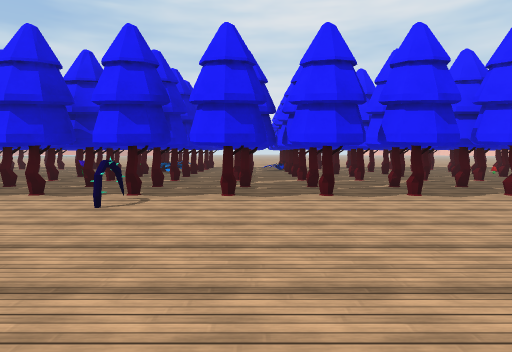
view 1 (above)

24 first-person views from a walk through a Unity game level. The camera is 1.4 m above the floor, tilts 4° down and sees 75° across. The floor is counted in squares, 2 m on a side. Each view is taken from the middle of a square. On the plan, view 1 faces up. The plan holds only what a view shows up to about 10 squares ahead; the rest is blank. The place goes on beyond the plan. Surface patterns are stand-ins for the level's own textures.

view 2
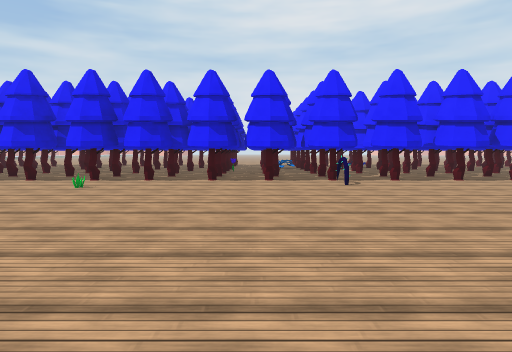

view 3
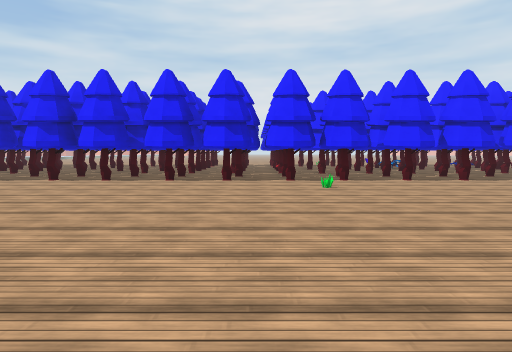

view 4
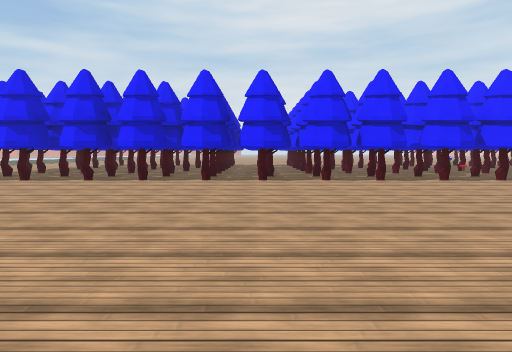

view 5
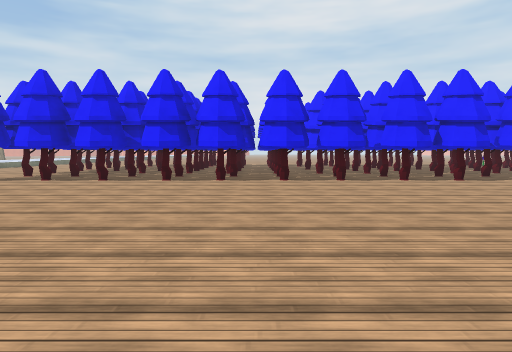

view 6
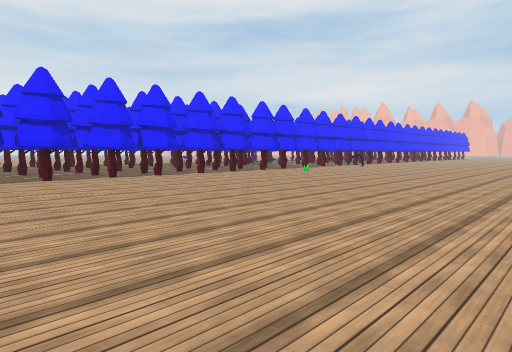

view 7
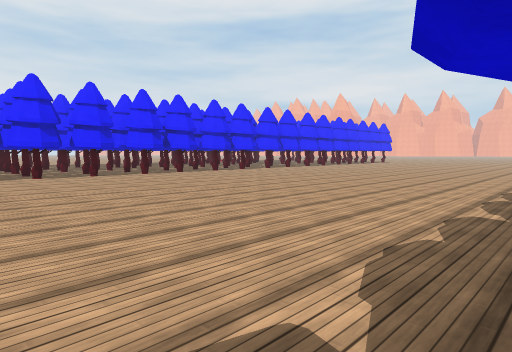

view 8
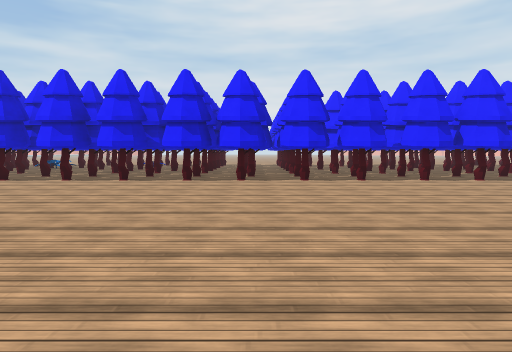

view 9
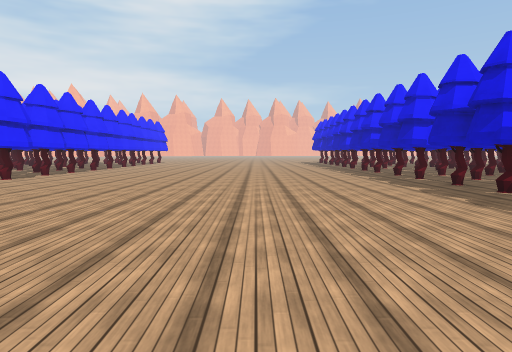

view 10
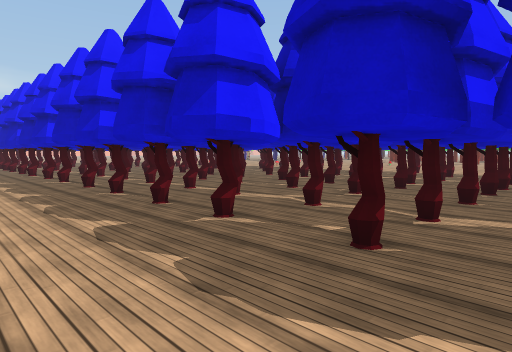

view 11
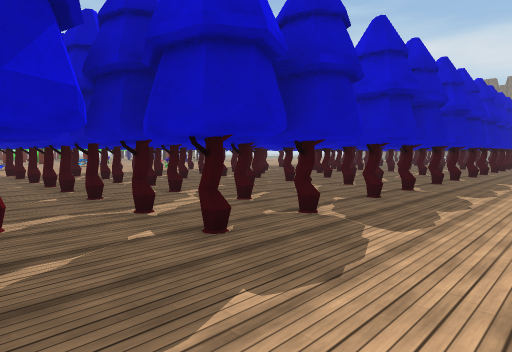

view 12
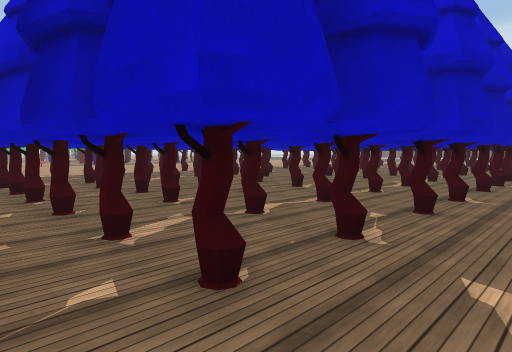

view 13
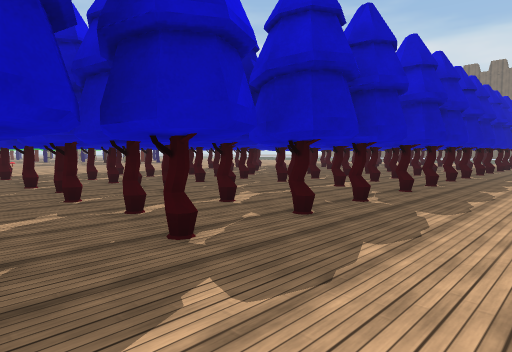

view 14
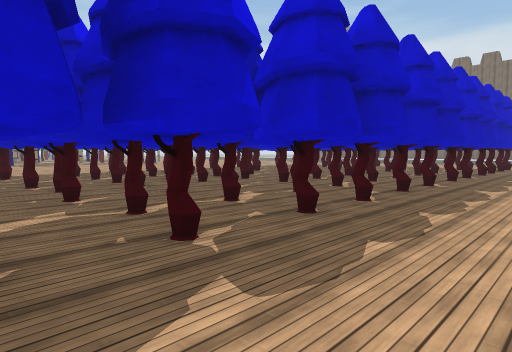

view 15
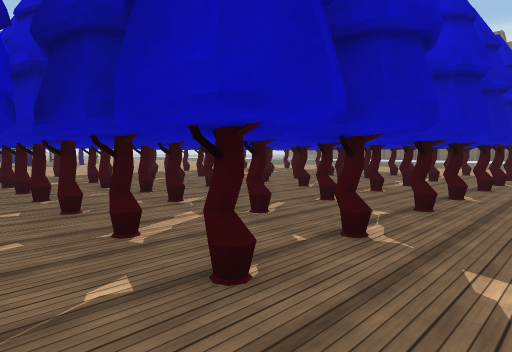

view 16
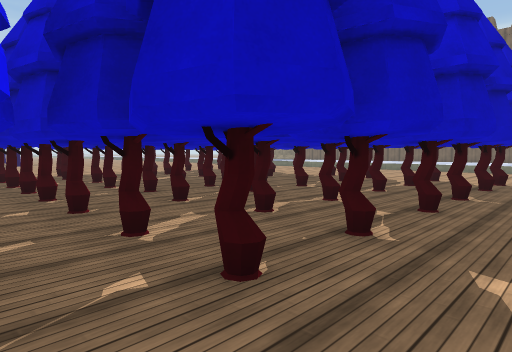

view 17
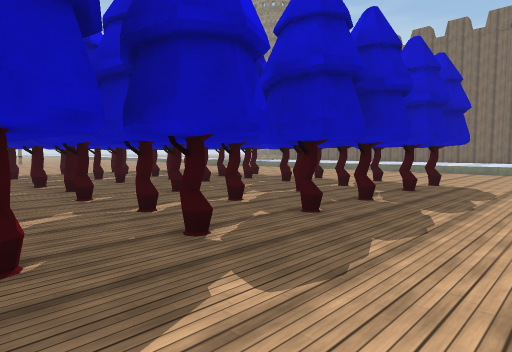

view 18
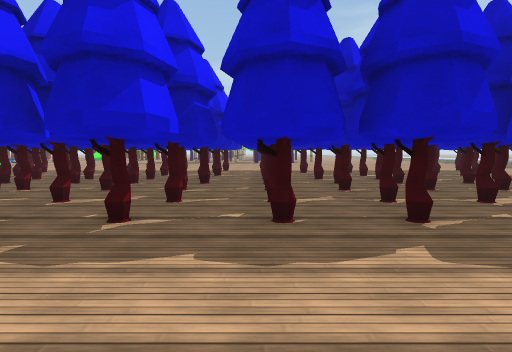

view 19
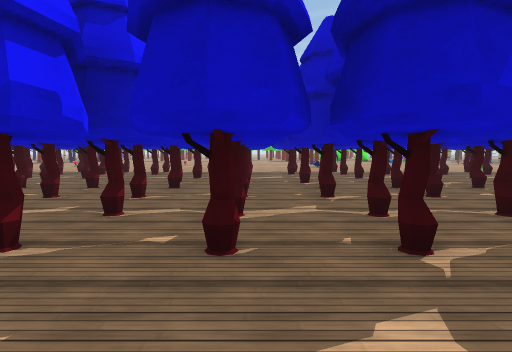

view 20
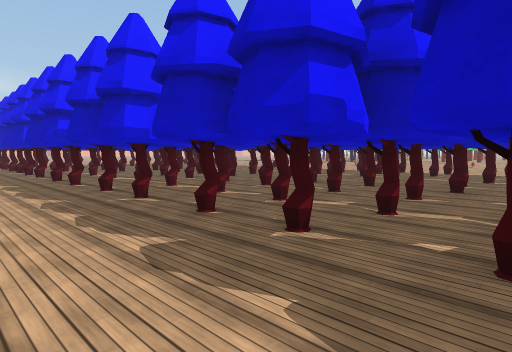

view 21
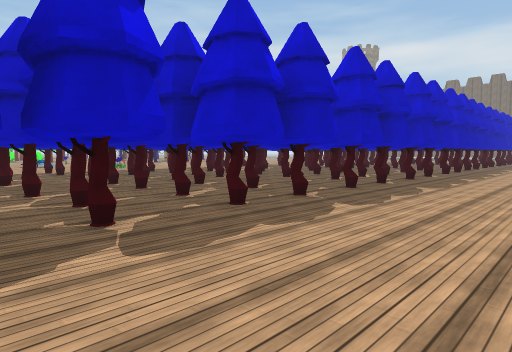

view 22
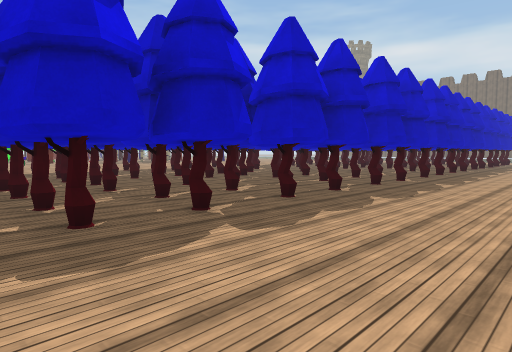

view 23
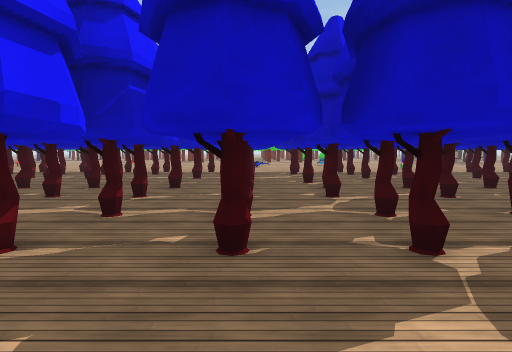

view 24
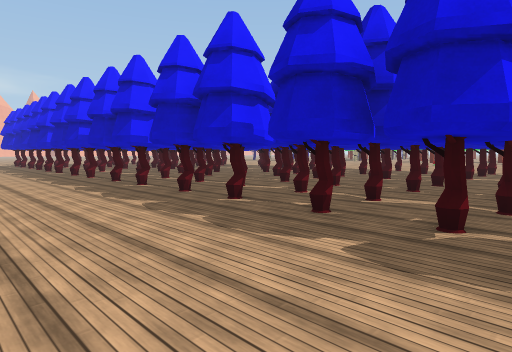

### Floor plan
Key: @ floor where view 1 was taken; # wall or solid block; x gap in a wall; . floor; T tree; P plant; O other object.
Columns run from 23 left of view 1 to 11 right of it. Each row starts with its distance up from view 1.
  7 TT#TT####TT#TTTT#TT#TT#TT.TT.TT TTO
  6 ..... ## .##.........Px.x...##. ##.
  5 TT.TT.TT.TT.TTxTT.TTTTTTTxTT#TT.TTT
  4 ...............O...................
  3 ...................................
  2  .................................
  1   ................................
  0   .....................@..........
 -1    ...............................
 -2     ..............................
 -3   .................................
 -4 ...................................
 -5 TT#TT#TTTTTTTTTTTTT#TT.TT.TT.TTxTTT
 -6 TT#TT#TTTTTTTTT#TTTTTT.TT.TT.TT.TTT
 -7 TT#TT#TT#TT#TT#TT#TTTT#TT#TT#TT#TTO
 -8 TT#TT#TTTTT#TTTTTTT#TT#TT#TT#TT#TT
 -9 TTTTTTTT#TTTTTTTTTTTTT#TT#TT#TT TTT
-10 TT TT#TT#TT TTTTTTTTTT#TT#TT#TT.TO
-11 TO#TT#TT#TT#T#TT#TT#TTTTT#TO TT OO
-12  T TT TT TT TT TT TT TTTT#TT TT TT
-13    .T TT TT TT TT TT TTTT TT TT TT
-14    OT TOOO  O#T #T OO TTT TT OT
-15     O  O     O  O.      T    O

Where each view was taken, in squares from view 1:
view 1: 0 up, 0 right, facing up
view 2: 3 down, 4 left, facing up
view 3: 3 down, 9 left, facing up
view 4: 3 down, 16 left, facing up
view 5: 3 down, 18 left, facing up
view 6: 4 down, 18 left, facing up-right
view 7: 5 down, 1 left, facing up-right
view 8: 3 down, 6 right, facing up
view 9: 1 down, 0 right, facing right
view 10: 3 down, 0 right, facing down-right
view 11: 3 down, 3 right, facing down-left
view 12: 4 down, 4 left, facing down-left
view 13: 3 down, 5 left, facing down-left
view 14: 3 down, 8 left, facing down-left
view 15: 4 down, 13 left, facing down-left
view 16: 4 down, 16 left, facing down-left
view 17: 3 down, 17 left, facing down-left
view 18: 2 down, 17 left, facing down
view 19: 3 down, 4 right, facing down
view 20: 3 down, 4 right, facing down-right
view 21: 2 down, 1 right, facing down-left
view 22: 2 down, 1 left, facing down-left
view 23: 3 down, 1 right, facing down
view 24: 2 down, 2 right, facing down-right
